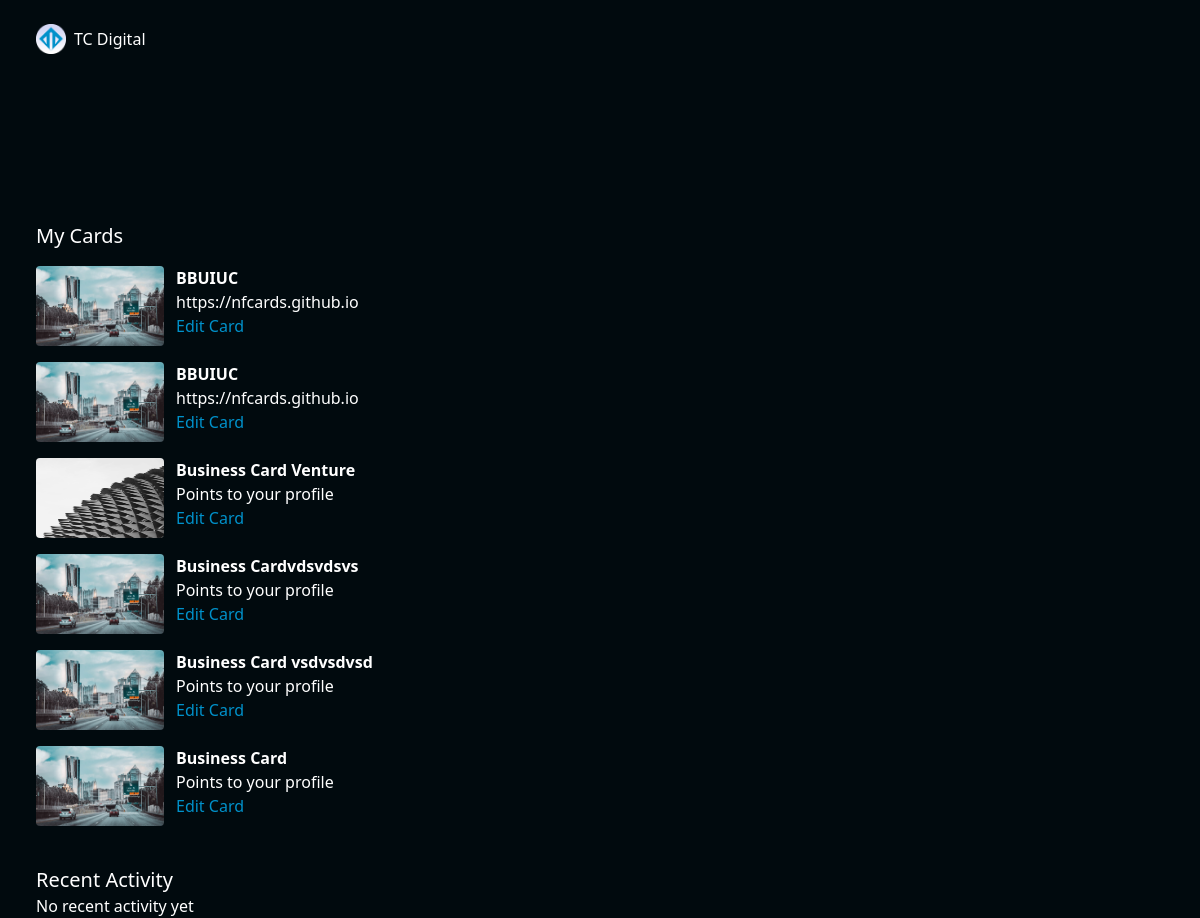
/dashboard/, run on the app's committed database.
### cardManager/models.py (models this page shows, shortened)
class Card(models.Model):
	card_id = models.AutoField(primary_key=True)
	token = models.CharField(max_length=7, default=gen_token, blank=False,null=False, unique=True)
	owner = models.ForeignKey(Owner, on_delete=models.PROTECT, related_name='cards',null=True, blank=True)
	alias = models.CharField(max_length=60, blank=True)
	show_profile = models.BooleanField(default=False)
	reroute_url = models.URLField(max_length=200, blank=True)
	design = models.ForeignKey(Design, on_delete=models.PROTECT, related_name='cards', null=False, blank=False)
	class Meta:
		constraints = [
			UniqueConstraint(fields=['owner','alias'], name='unique_card_alias')
		]
	def get_absolute_url(self):
		return reverse('card_view', kwargs={'card_token': self.token})
	def get_update_url(self):
		return reverse('card_update_view', kwargs={'card_token': self.token})

class Design(models.Model):
	design_id = models.AutoField(primary_key=True)
	name = models.CharField(blank=False, null=False, max_length=50)
	front_design = models.ImageField(upload_to='cardDesigns/', blank=True)

### cardManager/views.py (the view)
# urls.py: path('dashboard/', views.UserDashboard.as_view(), name='dashboard_view'),
class UserDashboard(ContextMixin, View):
	template_name = 'cardManager/dashboard.html'
	def get(self, request, **kwargs):
		context = self.get_context_data(**kwargs)
		return render(request, self.template_name, context)
	def get_context_data(self, **kwargs):
		context = super().get_context_data(**kwargs)
		owner_id = self.request.user.pk
		owner_cards = Card.objects.filter(owner_id=owner_id)
		recent_activities = Usage.objects.filter(card__owner=owner_id).order_by('-date_used')[0:5]
		context['user_cards'] = owner_cards
		context['recent_activities'] = recent_activities
		return context

### cardManager/templates/cardManager/dashboard.html (shortened to what this page needs)
{% extends 'cardManager/base.html'%}
{% block content %}
	<div class="flex flex-col gap-4 mb-10">
		<h2 class="text-xl">My Cards</h2>
	{% for card in user_cards %}
		<div class="flex flex-row gap-3">
			<a href="{{ card.get_absolute_url }}">
				<img class="w-[8rem] h-[5rem] rounded-sm" src="{{ card.design.front_design.url }}"/>
			</a>
			<div>
				{% if card.alias %}
					<p class="font-bold">{{ card.alias }}</p>
					{% else %}
					<p>{{ card }}</p>
				{% endif %}
				{% if card.show_profile %}
					<p class="text-darkgrey">Points to your profile</p>
				{% elif not card.show_profile and card.reroute_url %}
					<p class="text-darkgrey">{{ card.reroute_url }}</p>
				{% endif %}
				<a href="{{ card.get_update_url }}" class="text-(--color-main)">Edit Card</a>
			</div>
		</div>
		{% empty %}
		<p>Looks like there aren't any cards here.</p>
	{% endfor %}
	</div>
		<div class="activity flex flex-col">
			<h2 class="text-xl">Recent Activity</h2>
			{% for activity in recent_activities%}
			<div class="flex flex-row items-center gap-2">
				<div>
					<img src="{{ activity.card.design.front_design.url }}" class="w-[3rem] h-[1.7rem] rounded-sm">
				</div>
				<div class="flex flex-col mt-2">
					{% if activity.card.alias %}
					<p>{{ activity.card.alias }} was tapped</p>
					{% else %}
					<p>{{ activity.card }} was tapped</p>
				{% endif %}
					<p class="text-xs">{{ activity.date_used|date:"h:i a m/j/y" }} </p>
				</div>
			</div>
			{% empty %}
				<p>No recent activity yet</p>
			{% endfor %}
		</div>
{% endblock %}

### cardManager/templates/cardManager/base.html (shortened to what this page needs)
{% load static %}
{% now "U" as tz %}
<!DOCTYPE html>
<html lang="en">
<head>
	<link rel="stylesheet" href="https://cdn.jsdelivr.net/npm/@fortawesome/fontawesome-free@6.6.0/css/fontawesome.min.css">
	<link rel="stylesheet" href="{% static "css/base.css" %}?v={{ tz }}">
	<link rel="stylesheet" href="{% static "css/cards.css" %}?v={{ tz }}">
	<link rel="stylesheet" href="{% static "css/forms.css" %}?v={{ tz }}">
	<script src="https://cdn.jsdelivr.net/npm/@tailwindcss/browser@4"></script>
</head>
<body class="min-h-[100vh] bkg-gradient text-white">
	<nav class="w-[100vw] py-6 px-9 flex justify-between items-center">
		<div class="flex gap-2 items-center" name="icon-and-navbar-header">
			<img src="{% static 'imgs/logo.png' %}" alt="" class="w-[30px] h-[30px] rounded">
			{% if request.user.is_authenticated %}
				<a href="{% url 'dashboard_view' %}" class="text-white">
					<span>{{ request.user }}</span>
				</a>
			{% else %}
				<span>TC Digital</span>
			{% endif %}
		</div>
	</nav>
	<div class="w-full py-18 px-6">
	</div>
	<div class="@container px-9">
		{% block content %}
		{% endblock %}
	</div>
</body>
</html>

### static/css/base.css (style rules this page uses)
:root { --color-main:#0091CA; --color-main-dark:#010a0e; --color-secondary:; --color-secondary-dark:; --color-input-bkg:#081b2b66; --color-danger:red; --color-input-border:#1f719340; --color-contrast-container:#151c3057; --color-bkg:#010a0e; --color-bkg-transparent:#010a0ebb; }
.bkg-gradient { background:var(--color-bkg); }

### data on the page
Card: design.front_design (picture), alias "BBUIUC", reroute_url "https://nfcards.github.io"
Card: design.front_design (picture), alias "BBUIUC", reroute_url "https://nfcards.github.io"
Card: design.front_design (picture), alias "Business Card Venture", show_profile "Points to your profile"
Card: design.front_design (picture), alias "Business Cardvdsvdsvs", show_profile "Points to your profile"
Card: design.front_design (picture), alias "Business Card vsdvsdvsd", show_profile "Points to your profile"
Card: design.front_design (picture), alias "Business Card", show_profile "Points to your profile"
